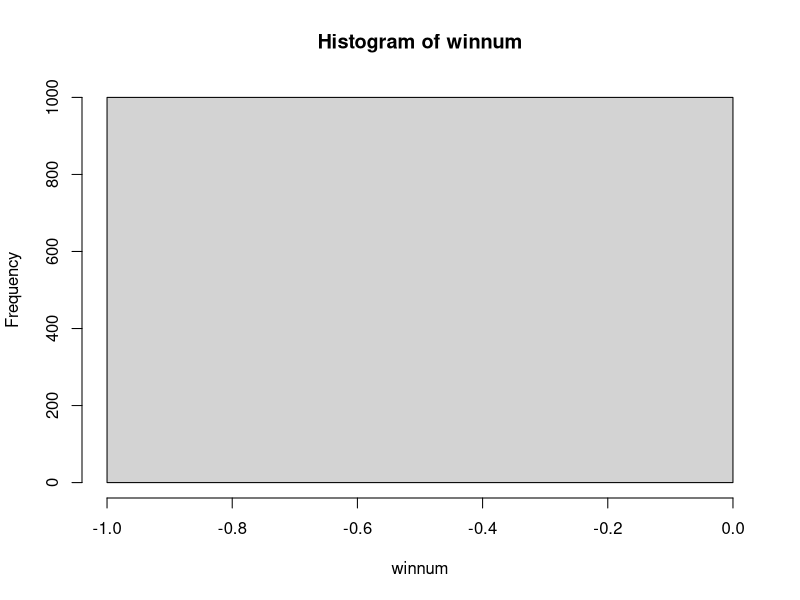
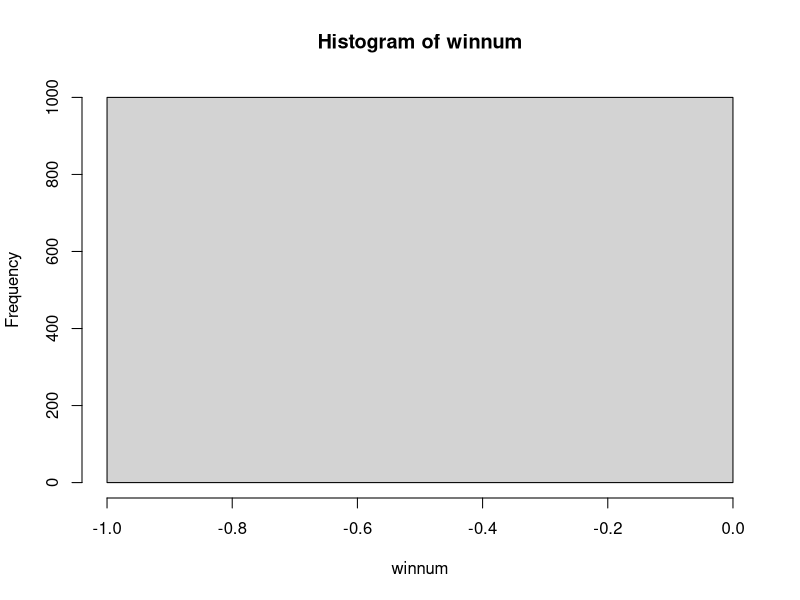

Here is the R script that generated these plots, in order:
##https://www.r-bloggers.com/dirichlet-process-infinite-mixture-models-and-clustering/


#higher alpha leads to higher probability of lower values
stick_draw = function(num.vals, alpha) {
  betas = rbeta(num.vals, 1, alpha)
  stick.to.right = c(1, cumprod(1 - betas))[1:num.vals]
  weights = stick.to.right * betas
  weights
}

winnum=matrix(0,1000,1)
cum.breaks=matrix(0,1000,20)
#first number is windows; 
#second is alpha: sets break points...

for(i in 1:1000){
  d=stick_draw(20,5)
  breaks=unique(c(0,cumsum(round(d*20)),20))
  cum.breaks[i,1:length(breaks)]=breaks
  #  print(breaks)
  a=1:20
  testwin=window(a,breaks=breaks)
  winnum[i] = length(levels(testwin))
}

hist(winnum); table(winnum); mean(winnum)
print('mean')
apply(cum.breaks,2,mean,na.rm=TRUE)
print('max')
apply(cum.breaks[,1:19],2,max,na.rm=TRUE)
print('min')
apply(cum.breaks[,1:19],2,min,na.rm=TRUE)


#unique algorithm...
#need proof???
#

####uniform equality partition ....
#50% probability it is equal to next value
winnum=matrix(0,1000,1)


cum.breaks=matrix(as.numeric(NA),1000,20)

for(i in 1:1000){
  mean.wins=round(runif(1)*20); #print(mean.wins)
  a=1:20
  winprob=1-(mean.wins/max(a))
  partition=runif(19)>winprob
  if(!any(partition)){next} #skipp cases with no breaks (could add as continuous...)
  breaks=which(partition==TRUE)
  cum.breaks[i,1:length(breaks)]=breaks
  testwin=window(a,breaks=c(0,breaks,max(a)))
  print(breaks)
  winnum[i] = length(levels(testwin))
  
}

hist(winnum); table(winnum); mean(winnum)
cat('mean window length', 20/mean(winnum))


print('mean')
apply(cum.breaks,2,mean,na.rm=TRUE)
print('max')
apply(cum.breaks[,1:19],2,max,na.rm=TRUE)
print('min')
apply(cum.breaks[,1:19],2,min,na.rm=TRUE)
